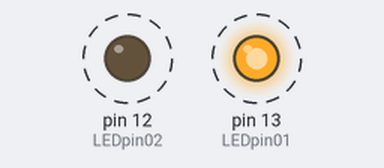
Bench run of a sketch on a simulated Arduino Uno, built with avr-gcc and run on an emulated ATmega328P. Shown: output pins drawn as LEDs (lit = HIGH). Dashed ring = blinking.

Above: at 0.2 s.
Timing chart, 0 to 3.0 s (numbered marks = the images above):
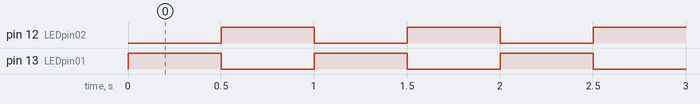

Measured:
- by itself, pin 12 (LEDpin02), pin 13 (LEDpin01): alternates HIGH for 0.50 s and LOW for 0.50 s

The sketch:

blink_02.ino
```cpp
/*______________
  Basic Digital LED Control

  Blink 2 LEDs: 1 ON / 1 OFF
  On/Off time is set by delay values
  Connect LEDs to pins 12 & 13
  ______________*/

int LEDpin01 = 13;  //create a variable called LEDpin01 and assign its value to 13
int LEDpin02 = 12;  //create a variable called LEDpin02 and assign its value to 12

//NOTE: change below values to adjust ON/OFF time

int onTime = 500;   //amount of time LED will stay on (in milliseconds)
int offTime = 500;  //amount of time LED will stay off (in milliseconds)

void setup()    //setup function runs once at start-up
{
  pinMode(LEDpin01, OUTPUT);  // initialize digital pin LEDpin01 as an output.
  pinMode(LEDpin02, OUTPUT);  // initialize digital pin LEDpin02 as an output.
}

void loop()   //the loop function runs over and over again forever
{
  digitalWrite(LEDpin01, HIGH);  // turn LED 01 on by setting pin HIGH
  digitalWrite(LEDpin02, LOW);   // turn LED 02 off by setting pin LOW
  delay(onTime);                 // wait... (set by value of onTime)
  digitalWrite(LEDpin01, LOW);   // turn LED 01 off by setting pin LOW
  digitalWrite(LEDpin02, HIGH);  // turn LED 02 on by setting pin HIGH
  delay(offTime);                // wait... (set by value of offTime)
}
```
